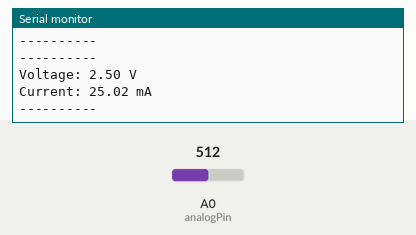
This sketch was run on a simulated Arduino Uno, built with avr-gcc and run on an emulated ATmega328P. Parts: the last lines printed to the serial monitor. The test bench sets the inputs (shaded band); at power-on: A0 (analogPin) = 512.

Above: at 1.3 s.
1.4 s: A0 (analogPin) set to 716
At 1.84 s:
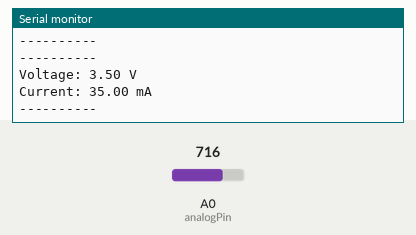
2.9 s: A0 (analogPin) set to 900
At 3.34 s:
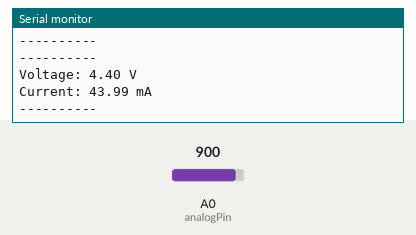
Timing chart, 0 to 5.9 s (numbered marks = the images above; inputs shaded):
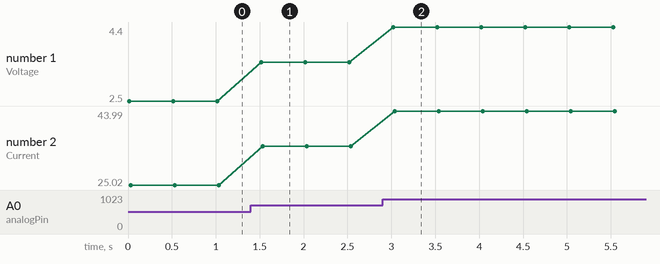

The sketch:

ArduinoCircuit_Lab_code.ino
```cpp
/* Circuit Lab Arduino Code - Alex Otten USF 10/18/20
 *  -- Code uses Arduino ADC in conjunction with a voltage divider
 *  to determine the current flowing through a resistor + LED circuit.
 *  Used to validate predictions made using Kirchhoff’s Voltage Law and
 *  Ohm's Law. R1 and R2 can be made of any series or parallel combination
 *  of resistors. R1 + R2 >= 200 to avoid burning out the LED.
 */
// The pin used for reading analog signals
int analogPin=A0;

// Variable to store the bit-code
int analogValue;

// Baud rate for communications
int baudRate=9600;

// Reference voltage used by the ADC
float vRef=5.0;

// Number of unique codes the ADC can produce
float numStep=pow(2,10)-1;

// Conversion rate between the ADC code and volts
float vStep=vRef/numStep;

// Variable to store the resulting voltage value
float volts;

// Variable to store the current value (assumes
// 100 Ohm resistor
float current;

void setup() {
  // Starts communication between the Arduino and
  // your PC
  Serial.begin(baudRate);
}

void loop() {
  // Gets the analog code from the ADC
  analogValue=analogRead(analogPin);

  // Translates the ADC code to volts
  volts=analogValue*vStep;

  // Ohms law to find current
  current=volts/100;

  // Serial communication with the PC
  // println prints whatever is in "" followed
  // by a new line (think pressing enter), while
  // print prints whatever is in "" without
  // starting a new line
  Serial.println("----------");
  Serial.print("Voltage: ");

  // Using "" causes the exact typed words/numbers
  // to be printed, whereas putting a variable
  // without "" causes whatever number is in that
  // variable to be printed
  Serial.print(volts);
  Serial.println(" V");

  Serial.print("Current: ");
  Serial.print(current*1000);
  Serial.println(" mA");
  Serial.println("----------");

  // Causes the Arduino to pause for 500ms
  // Good to do to avoid sending too many messages
  // too quickly to the PC
  delay(500);
}
```

Measured:
- after the input at 1.4 s, the serial monitor: prints a new line after 0.12 s (image 1)
- after the input at 2.9 s, the serial monitor: prints a new line after 0.12 s (image 2)
- plotted number 1: 2.5 → 3.5 after the input at 1.4 s, 3.5 → 4.4 after the input at 2.9 s
- plotted number 2: 25.02 → 35 after the input at 1.4 s, 35 → 43.99 after the input at 2.9 s
